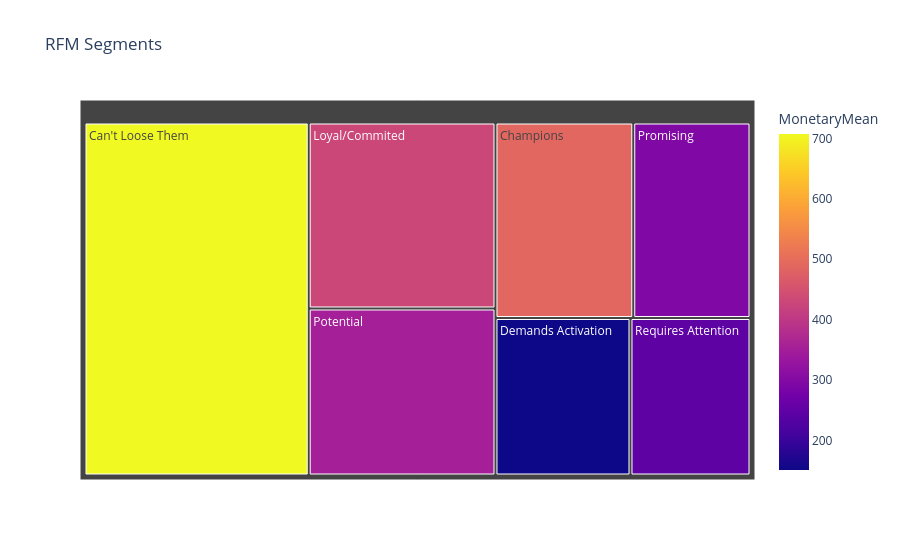

The cell this chart's notebook holds for it:
### Code cell
fig = px.treemap(
    grouped_by,
    path=['Segment_Name'],
    values='Count',
    color='MonetaryMean',
    hover_data=['RecencyMean', 'FrequencyMean', 'MonetaryMean'],
    title='RFM Segments'
)

fig.show()

### Figure 1 — Plotly figure (JSON) as saved in the notebook; plotly's stock layout.template omitted (floating-point values rounded to 4 significant figures)
{"data": [{"branchvalues": "total", "customdata": [["166.6", "7.2", 707.2], ["212.0", "5.0", 489.6], ["600.5", "1.9", 151], ["275.5", "4.7", 429.3], ["286.8", "3.9", 352.1], ["361.4", "3.4", 294.8], ["460.7", "2.8", 246]], "domain": {"x": [0, 1], "y": [0, 1]}, "hovertemplate": "labels=%{label}<br>Count=%{value}<br>parent=%{parent}<br>id=%{id}<br>RecencyMean=%{customdata[0]}<br>FrequencyMean=%{customdata[1]}<br>MonetaryMean=%{color}<extra></extra>", "ids": ["Can't Loose Them", "Champions", "Demands Activation", "Loyal/Commited", "Potential", "Promising", "Requires Attention"], "labels": ["Can't Loose Them", "Champions", "Demands Activation", "Loyal/Commited", "Potential", "Promising", "Requires Attention"], "marker": {"coloraxis": "coloraxis", "colors": [707.2, 489.6, 151.0, 429.3, 352.1, 294.8, 246.0]}, "name": "", "parents": ["", "", "", "", "", "", ""], "type": "treemap", "values": [335.0, 114.0, 90.0, 147.0, 132.0, 97.0, 80.0]}], "layout": {"coloraxis": {"colorbar": {"title": {"text": "MonetaryMean"}}, "colorscale": [[0, "#0d0887"], [0.1111, "#46039f"], [0.2222, "#7201a8"], [0.3333, "#9c179e"], [0.4444, "#bd3786"], [0.5556, "#d8576b"], [0.6667, "#ed7953"], [0.7778, "#fb9f3a"], [0.8889, "#fdca26"], [1, "#f0f921"]]}, "legend": {"tracegroupgap": 0}, "title": {"text": "RFM Segments"}}}
